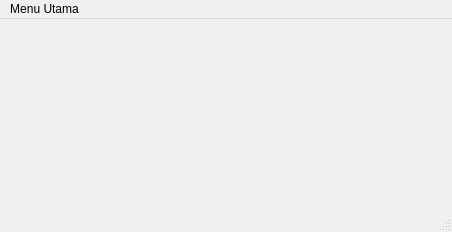
<?xml version="1.0" encoding="UTF-8"?>
<ui version="4.0">
 <class>main</class>
 <widget class="QMainWindow" name="main">
  <property name="geometry">
   <rect>
    <x>0</x>
    <y>0</y>
    <width>452</width>
    <height>232</height>
   </rect>
  </property>
  <property name="windowTitle">
   <string>main</string>
  </property>
  <widget class="QWidget" name="centralwidget"/>
  <widget class="QMenuBar" name="menubar">
   <property name="geometry">
    <rect>
     <x>0</x>
     <y>0</y>
     <width>452</width>
     <height>21</height>
    </rect>
   </property>
   <widget class="QMenu" name="menuMenu_Utama">
    <property name="title">
     <string>Menu Utama</string>
    </property>
    <addaction name="actionKonsumen"/>
    <addaction name="actionOperator"/>
    <addaction name="actionPenyewaan_Alat_Berat"/>
    <addaction name="actionAlat_Berat"/>
    <addaction name="actionPengembalian_Peralatan"/>
    <addaction name="actionCetak_Laporan"/>
    <addaction name="actionPendataan_Pembayaran_Sewa"/>
   </widget>
   <addaction name="menuMenu_Utama"/>
  </widget>
  <widget class="QStatusBar" name="statusbar"/>
  <action name="actionKonsumen">
   <property name="text">
    <string>Konsumen</string>
   </property>
  </action>
  <action name="actionOperator">
   <property name="text">
    <string>Operator</string>
   </property>
  </action>
  <action name="actionPenyewaan_Alat_Berat">
   <property name="text">
    <string>Penyewaan Alat Berat</string>
   </property>
  </action>
  <action name="actionAlat_Berat">
   <property name="text">
    <string>Alat Berat</string>
   </property>
  </action>
  <action name="actionPengembalian_Peralatan">
   <property name="text">
    <string>Pengembalian Peralatan</string>
   </property>
  </action>
  <action name="actionCetak_Laporan">
   <property name="text">
    <string>Cetak Laporan</string>
   </property>
  </action>
  <action name="actionPendataan_Pembayaran_Sewa">
   <property name="text">
    <string>Pendataan Pembayaran Sewa</string>
   </property>
  </action>
 </widget>
 <resources/>
 <connections/>
</ui>
